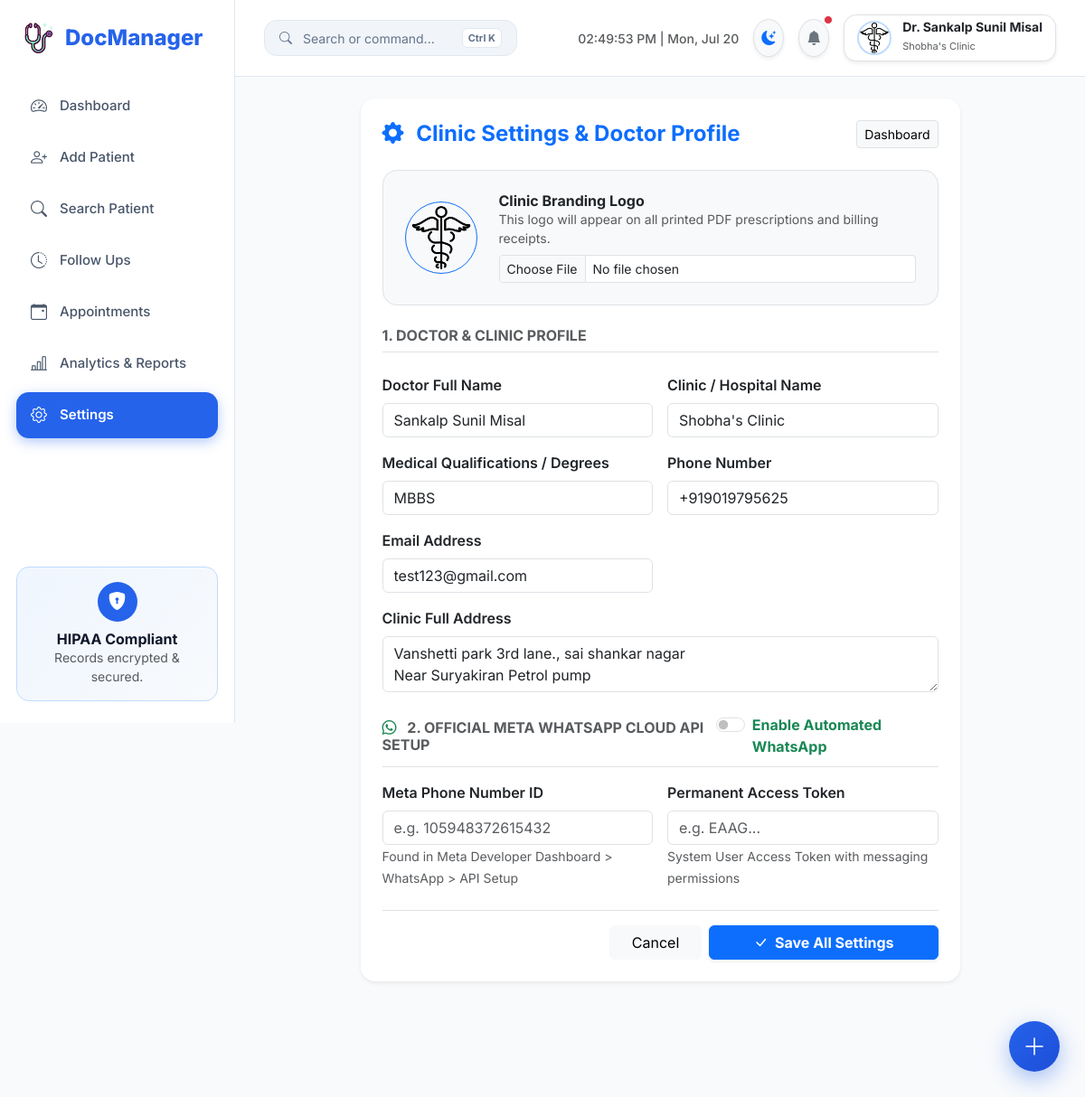
The app's page /settings (signed in) with its own data.
### models.py (models this page shows)
class Doctor(UserMixin, db.Model):
    __tablename__ = "doctors"
    id = db.Column(db.Integer, primary_key=True)
    name = db.Column(db.String(100), nullable=False)
    clinic_name = db.Column(db.String(150), nullable=False)
    email = db.Column(db.String(120), unique=True, nullable=False, index=True)
    phone = db.Column(db.String(15), unique=True, nullable=False, index=True)
    password_hash = db.Column(db.String(255), nullable=False)
    clinic_address = db.Column(db.Text)
    qualification = db.Column(db.String(100))
    logo = db.Column(db.String(255))
    whatsapp_enabled = db.Column(db.Boolean, default=False)
    whatsapp_phone_id = db.Column(db.String(100))
    whatsapp_access_token = db.Column(db.Text)
    created_at = db.Column(db.DateTime, default=utc_now)
    patients = db.relationship("Patient", backref="doctor", lazy=True, cascade="all, delete-orphan")
    appointments = db.relationship("Appointment", backref="doctor", lazy=True, cascade="all, delete-orphan")

### app/blueprints/settings.py (the view, shortened to what this page needs)
@settings_bp.route("/settings", methods=["GET", "POST"])
@login_required
def settings():
    return render_template("settings.html", page_title="Settings & Profile")

### templates/settings.html
{% extends "base.html" %}
{% block content %}
<div class="row justify-content-center">
  <div class="col-lg-10 col-xl-9">
    <div class="card border-0 shadow-sm rounded-4 mb-4">
      <div class="card-header bg-transparent border-0 pt-4 px-4 pb-0 d-flex justify-content-between align-items-center">
        <h4 class="fw-bold m-0 text-primary"><i class="bi bi-gear-fill me-2"></i> Clinic Settings & Doctor Profile</h4>
        <a href="{{ url_for('patients.dashboard') }}" class="btn btn-sm btn-light border">Dashboard</a>
      </div>
      <div class="card-body p-4">
        <form method="POST" action="{{ url_for('settings.settings') }}" enctype="multipart/form-data">
          <div class="d-flex align-items-center gap-4 p-4 bg-light rounded-4 border mb-4">
            {% if current_user.logo %}
              <img src="{{ url_for('static', filename='uploads/' + current_user.logo) }}" class="rounded-circle border border-primary p-1" style="width: 80px; height: 80px; object-fit: cover;" alt="Logo" />
            {% else %}
              <div class="avatar display-6 rounded-circle" style="width: 80px; height: 80px;">{{ current_user.name[0] }}</div>
            {% endif %}
            <div>
              <h6 class="fw-bold m-0 text-dark">Clinic Branding Logo</h6>
              <small class="text-muted d-block mb-2">This logo will appear on all printed PDF prescriptions and billing receipts.</small>
              <input type="file" name="logo" class="form-control form-control-sm" accept=".png,.jpg,.jpeg,.webp" />
            </div>
          </div>
          <div class="row g-3 mb-4">
            <div class="col-12"><h6 class="fw-bold text-muted text-uppercase border-bottom pb-2">1. Doctor & Clinic Profile</h6></div>
            <div class="col-md-6">
              <label class="form-label fw-semibold">Doctor Full Name</label>
              <input type="text" name="name" class="form-control" value="{{ current_user.name }}" required />
            </div>
            <div class="col-md-6">
              <label class="form-label fw-semibold">Clinic / Hospital Name</label>
              <input type="text" name="clinic_name" class="form-control" value="{{ current_user.clinic_name }}" required />
            </div>
            <div class="col-md-6">
              <label class="form-label fw-semibold">Medical Qualifications / Degrees</label>
              <input type="text" name="qualification" class="form-control" placeholder="e.g. MBBS, MD (General Medicine)" value="{{ current_user.qualification or '' }}" />
            </div>
            <div class="col-md-6">
              <label class="form-label fw-semibold">Phone Number</label>
              <input type="tel" name="phone" class="form-control" value="{{ current_user.phone }}" required />
            </div>
            <div class="col-md-6">
              <label class="form-label fw-semibold">Email Address</label>
              <input type="email" name="email" class="form-control" value="{{ current_user.email }}" required />
            </div>
            <div class="col-12">
              <label class="form-label fw-semibold">Clinic Full Address</label>
              <textarea name="clinic_address" class="form-control" rows="2" placeholder="Suite #, Medical Building, Street, City">{{ current_user.clinic_address or '' }}</textarea>
            </div>
          </div>
          <div class="row g-3 mb-4">
            <div class="col-12">
              <div class="d-flex justify-content-between align-items-center border-bottom pb-2">
                <h6 class="fw-bold text-muted text-uppercase m-0"><i class="bi bi-whatsapp text-success me-2"></i> 2. Official Meta WhatsApp Cloud API Setup</h6>
                <div class="form-check form-switch">
                  <input class="form-check-input" type="checkbox" name="whatsapp_enabled" id="waToggle" {% if current_user.whatsapp_enabled %}checked{% endif %}>
                  <label class="form-check-label fw-bold text-success" for="waToggle">Enable Automated WhatsApp</label>
                </div>
              </div>
            </div>
            <div class="col-md-6">
              <label class="form-label fw-semibold">Meta Phone Number ID</label>
              <input type="text" name="whatsapp_phone_id" class="form-control" placeholder="e.g. 105948372615432" value="{{ current_user.whatsapp_phone_id or '' }}" />
              <small class="text-muted">Found in Meta Developer Dashboard > WhatsApp > API Setup</small>
            </div>
            <div class="col-md-6">
              <label class="form-label fw-semibold">Permanent Access Token</label>
              <input type="password" name="whatsapp_access_token" class="form-control" placeholder="e.g. EAAG..." value="{{ current_user.whatsapp_access_token or '' }}" />
              <small class="text-muted">System User Access Token with messaging permissions</small>
            </div>
          </div>
          <div class="mt-4 pt-3 border-top d-flex justify-content-end gap-2">
            <a href="{{ url_for('patients.dashboard') }}" class="btn btn-light px-4">Cancel</a>
            <button type="submit" class="btn btn-primary px-5 fw-bold shadow-sm">
              <i class="bi bi-check-lg me-1"></i> Save All Settings
            </button>
          </div>
        </form>
      </div>
    </div>
  </div>
</div>
{% endblock %}

### templates/base.html (shortened to what this page needs)
<!doctype html>
<html lang="en" data-theme="light">
  <head>
    <link href="https://cdn.jsdelivr.net/npm/bootstrap@5.3.3/dist/css/bootstrap.min.css" rel="stylesheet">
    <link rel="stylesheet" href="https://cdn.jsdelivr.net/npm/bootstrap-icons@1.11.3/font/bootstrap-icons.min.css">
    <link rel="stylesheet" href="{{ url_for('static', filename='css/style.css') }}" />
  </head>
  <body>
    {% if current_user.is_authenticated %}
    <aside class="sidebar">
      <a href="{{ url_for('patients.dashboard') }}" class="logo text-decoration-none">
        <img src="{{ url_for('static', filename='images/stethoscope.png') }}" width="34" alt="Logo" />
        <span>DocManager</span>
      </a>
      <ul class="sidebar-menu">
        <li>
          <a href="{{ url_for('patients.dashboard') }}" class="{% if request.endpoint == 'patients.dashboard' %}active{% endif %}">
            <i class="bi bi-speedometer2"></i> Dashboard
          </a>
        </li>
        <li>
          <a href="{{ url_for('patients.add_patient') }}" class="{% if request.endpoint == 'patients.add_patient' %}active{% endif %}">
            <i class="bi bi-person-plus"></i> Add Patient
          </a>
        </li>
        <li>
          <a href="{{ url_for('patients.search_patient') }}" class="{% if request.endpoint == 'patients.search_patient' %}active{% endif %}">
            <i class="bi bi-search"></i> Search Patient
          </a>
        </li>
        <li>
          <a href="{{ url_for('patients.follow_ups') }}" class="{% if request.endpoint == 'patients.follow_ups' %}active{% endif %}">
            <i class="bi bi-clock-history"></i> Follow Ups
          </a>
        </li>
        <li>
          <a href="{{ url_for('appointments.appointments') }}" class="{% if 'appointments' in request.endpoint %}active{% endif %}">
            <i class="bi bi-calendar-event"></i> Appointments
          </a>
        </li>
        <li>
          <a href="{{ url_for('analytics.analytics_dashboard') }}" class="{% if 'analytics' in request.endpoint %}active{% endif %}">
            <i class="bi bi-bar-chart-line"></i> Analytics & Reports
          </a>
        </li>
        <li>
          <a href="{{ url_for('settings.settings') }}" class="{% if request.endpoint == 'settings.settings' %}active{% endif %}">
            <i class="bi bi-gear"></i> Settings
          </a>
        </li>
      </ul>
      <div class="sidebar-footer">
        <div class="security-card">
          <div class="security-icon">
            <i class="bi bi-shield-lock-fill"></i>
          </div>
          <h6 class="fw-bold m-0">HIPAA Compliant</h6>
          <p class="small text-muted mb-0">Records encrypted & secured.</p>
        </div>
      </div>
    </aside>
    {% endif %}
    <main class="{% if current_user.is_authenticated %}main-content{% endif %}">
      {% if current_user.is_authenticated %}
      <div class="topbar">
        <div class="d-flex align-items-center gap-3">
          <button class="cmd-trigger-btn trigger-cmd">
            <i class="bi bi-search"></i>
            <span>Search or command...</span>
            <span class="cmd-key">Ctrl K</span>
          </button>
        </div>
        <div class="d-flex align-items-center gap-3">
          <div id="liveClock" class="d-none d-md-block text-muted small fw-medium"></div>
          <button id="themeToggleBtn" class="btn btn-light rounded-circle border shadow-sm p-2" title="Toggle Theme">
            <i id="themeToggleIcon" class="bi bi-moon-stars-fill text-primary"></i>
          </button>
          <div class="dropdown">
            <button class="btn btn-light rounded-circle border shadow-sm p-2 position-relative" data-bs-toggle="dropdown">
              <i class="bi bi-bell-fill text-secondary"></i>
              <span class="position-absolute top-0 start-100 translate-middle p-1 bg-danger border border-light rounded-circle"></span>
            </button>
          </div>
          <div class="dropdown">
            <button class="profile-btn border shadow-sm" data-bs-toggle="dropdown">
              {% if current_user.logo %}
                <img src="{{ url_for('static', filename='uploads/' + current_user.logo) }}" class="doctor-logo" alt="Logo" />
              {% else %}
                <div class="avatar">{{ current_user.name[0] }}</div>
              {% endif %}
              <div class="text-start d-none d-md-block">
                <div class="fw-bold lh-1 text-dark" style="font-size: 14px;">Dr. {{ current_user.name }}</div>
                <small class="text-muted" style="font-size: 11px;">{{ current_user.clinic_name }}</small>
              </div>
            </button>
          </div>
        </div>
      </div>
      {% endif %}
      <div class="container-fluid p-4">
        {% block content %}{% endblock %}
      </div>
    </main>
    {% if current_user.is_authenticated %}
    <div class="fab-container" id="fabContainer">
      <button class="fab-main" id="fabMain" title="Quick Actions"><i class="bi bi-plus-lg"></i></button>
    </div>
    {% endif %}
    <div id="toastContainer" class="position-fixed bottom-0 end-0 p-3" style="z-index: 10000;"></div>
  </body>
</html>

### static/css/style.css (style rules this page uses)
:root { --primary: #2563eb; --primary-hover: #1d4ed8; --primary-light: #eff6ff; --primary-border: #bfdbfe; --success: #10b981; --success-light: #ecfdf5; --warning: #f59e0b; --warning-light: #fffbeb; --danger: #ef4444; --danger-light: #fef2f2; --info: #06b6d4; --info-light: #ecfeff; --bg-body: #f8fafc; --bg-card: #ffffff; --bg-sidebar: #ffffff; --bg-topbar: #ffffff; --bg-input: #f1f5f9; --text-primary: #0f172a; --text-secondary: #475569; --text-muted: #64748b; --border-color: #e2e8f0; --shadow-sm: 0 2px 8px rgba(0, 0, 0, 0.04); --shadow-md: 0 8px 24px rgba(0, 0, 0, 0.06); --shadow-lg: 0 16px 36px rgba(0, 0, 0, 0.08); --radius-sm: 8px; --radius-md: 14px; --radius-lg: 20px; --radius-xl: 24px; --radius-full: 9999px; --transition-fast: 0.2s cubic-bezier(0.4, 0, 0.2, 1); --transition-normal: 0.3s cubic-bezier(0.4, 0, 0.2, 1); }
* { margin: 0; padding: 0; box-sizing: border-box; }
body { font-family: 'Inter', system-ui, -apple-system, sans-serif; background-color: var(--bg-body); color: var(--text-primary); transition: background-color var(--transition-fast), color var(--transition-fast); min-height: 100vh; overflow-x: hidden; }
.sidebar { width: 260px; height: 100vh; background: var(--bg-sidebar); position: fixed; left: 0; top: 0; border-right: 1px solid var(--border-color); padding: 24px 18px; display: flex; flex-direction: column; z-index: 1000; transition: left var(--transition-normal); }
.logo { font-size: 24px; font-weight: 800; color: var(--primary); display: flex; align-items: center; gap: 12px; margin-bottom: 32px; padding-left: 8px; }
.sidebar-menu { list-style: none; padding: 0; }
.sidebar-menu li { margin-bottom: 6px; }
.sidebar-menu a { display: flex; align-items: center; gap: 14px; text-decoration: none; padding: 12px 16px; border-radius: var(--radius-md); color: var(--text-secondary); font-weight: 500; font-size: 15px; transition: var(--transition-fast); }
.sidebar-menu a i { font-size: 18px; }
.sidebar-menu a.active { background: var(--primary); color: #ffffff; font-weight: 600; box-shadow: 0 4px 14px rgba(37, 99, 235, 0.35); }
.sidebar-footer { margin-top: auto; }
.security-card { background: linear-gradient(135deg, var(--primary-light), var(--bg-body)); border: 1px solid var(--primary-border); border-radius: var(--radius-md); padding: 16px; text-align: center; }
.security-icon { width: 44px; height: 44px; margin: 0 auto 10px; border-radius: 50%; background: var(--primary); color: white; display: flex; align-items: center; justify-content: center; font-size: 20px; }
.main-content { margin-left: 260px; min-height: 100vh; padding-bottom: 80px; transition: margin-left var(--transition-normal); }
.topbar { background: var(--bg-topbar); padding: 16px 32px; border-bottom: 1px solid var(--border-color); display: flex; justify-content: space-between; align-items: center; position: sticky; top: 0; z-index: 990; backdrop-filter: blur(8px); }
.cmd-trigger-btn { background: var(--bg-input); border: 1px solid var(--border-color); color: var(--text-muted); border-radius: var(--radius-md); padding: 8px 16px; display: flex; align-items: center; gap: 12px; cursor: pointer; font-size: 14px; transition: var(--transition-fast); width: 280px; }
.cmd-key { background: var(--bg-card); border: 1px solid var(--border-color); border-radius: 6px; padding: 2px 6px; font-size: 11px; font-weight: 700; margin-left: auto; }
.profile-btn { display: flex; align-items: center; gap: 12px; background: var(--bg-card); border: 1px solid var(--border-color); border-radius: var(--radius-md); padding: 6px 14px; cursor: pointer; color: var(--text-primary); }
.doctor-logo { width: 38px; height: 38px; border-radius: 50%; object-fit: cover; border: 2px solid var(--primary-border); }
.fab-container { position: fixed; bottom: 28px; right: 28px; z-index: 900; }
.fab-main { width: 56px; height: 56px; border-radius: 50%; background: linear-gradient(135deg, var(--primary), #1d4ed8); color: white; display: flex; align-items: center; justify-content: center; font-size: 26px; box-shadow: 0 8px 24px rgba(37, 99, 235, 0.4); cursor: pointer; border: none; transition: var(--transition-normal); }

### records on screen
Doctor: logo (picture), name "Sankalp Sunil Misal", clinic_name "Shobha's Clinic", qualification "MBBS", phone "+919019795625", email "test123@gmail.com", clinic_address "Vanshetti park 3rd lane., sai shankar nagar Near Suryakiran Petrol pump"
